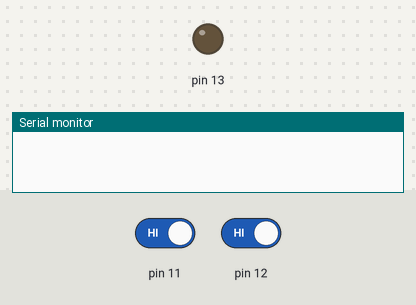
The sketch below on a simulated Arduino Uno, built with avr-gcc and run on an emulated ATmega328P. Shown: output pins drawn as LEDs (lit = HIGH), the last lines printed to the serial monitor. The test bench sets the inputs (shaded band); at power-on: pin 11 HIGH, pin 12 HIGH.

Above: at 1.2 s.
1.3 s: pin 11 driven LOW and pin 12 driven LOW
At 2.3 s:
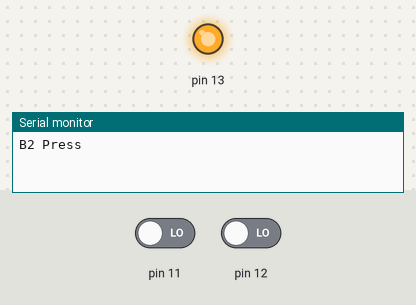
Timing chart, 0 to 4.3 s (numbered marks = the images above; inputs shaded):
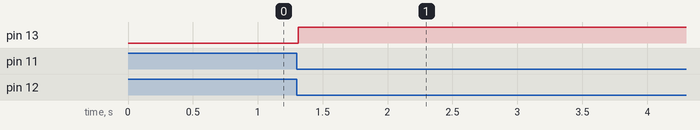

Measured:
- after the input at 1.3 s, pin 13: LOW → HIGH at once

The sketch:

2_button_project.ino
```cpp
// Code Purpose: The code is supposed to read 2 buttons actively and one button controls the functionality of the other button which can toggle
//the led. B1 allows B2 to control the LED. In a off or on state. Here we will use timer, and GPIO basics.


/* Order of things:
flags:
1) B1 state
2) B2 state

NOTE: B1 -> Master button, PORTB3
      B2 -> Slave button, PORTB4
      LED -> PORTB5

Single time execution parts of the program:
1) Timer setup for firing the ISR for compare match , every 1ms.
2) Setting up inputs and outputs.

Multiple time execution parts of the program:
1) ISR - state maintanance.
2) Main loop - state flags consumer and toggles the control flag, and the other if statement checks the control flag and the button press
and toggles the LED.

*/

#define tccr0a *((volatile byte*) 0x44)
#define tccr0b *((volatile byte*) 0x45)
#define timsk0 *((volatile byte*) 0x6E)
#define prr *((volatile byte*) 0x64)
#define ocr0a *((volatile byte*) 0x47)
#define tcnt0 *((volatile byte*) 0x46)
#define tifr0 *((volatile byte*) 0x35)
#define portb *((volatile byte*) 0x25)
#define pinb *((volatile byte*) 0x23)
#define ddrb *((volatile byte*) 0x24)
#define timsk0 *((volatile byte*) 0x6E)


volatile uint8_t b1 = 0;
volatile uint8_t b2 = 0;
volatile uint8_t b1_press = 0;
volatile uint8_t b2_press = 0;
volatile uint8_t control = 0;


void timer_setup(){
  //step1: disabling timer
  prr &= ~(1<<5);

  //configuring timer0 to ctc mode , setting WGM bits to 0-1-0
  tccr0b &= ~(1<<3);
  tccr0a |= (1<<1);
  tccr0a &= ~(1<<0);


  //setting prescaler: using cs2:0 bits to 64.

  tccr0b &= ~(1<<2);
  tccr0b |= (1<<1);
  tccr0b |= (1<<0);

  //enabling interrupt for ocf0a

  timsk0 |= (1<<1);

  //reset tcnt0 and initializing ocr0a to 250

  tcnt0 = 0;
  ocr0a = 250;
}


ISR(TIMER0_COMPA_vect){
  static int b1_last_state = 1;
  static int b1_last_stable_state = 1;
  static int b2_last_state = 1;
  static int b2_last_stable_state = 1;
  int b1_raw = pinb & (1 << 3) ? 1 : 0; // will return 1 always, if return 0, then contact.
  int b2_raw = pinb & (1 << 4) ? 1 : 0; // will return 1 always, if return 0, then contact.
  static int count_b1 = 0;
  static int count_b2 = 0;

  if(b1_raw != b1_last_state){
    //change occured
    count_b1 = 0;
    b1_last_state = b1_raw;
  }
  else if(b1_raw == b1_last_state){
    count_b1++;
    if(count_b1==10 && (b1_last_stable_state != b1_raw) ){
      if(b1_raw == 0 && b1_last_stable_state == 1){ // condition for press, because we can only count press, not release.
        b1_press = 1; //set press event flag.
      }b1_last_stable_state = b1_raw;
    }
  }


  if(b2_raw != b2_last_state){
    //change occured
    count_b2 = 0;
    b2_last_state = b2_raw;
  }
  else if(b2_raw == b2_last_state){
    count_b2++;
    if(count_b2==10 && (b2_last_stable_state != b2_raw)) //this condition signifies if a press or release happened )
    {
      //since last_stable_state has to change, for the flag.
      if(b2_raw == 0 && b2_last_stable_state == 1){ // condition for press, because we can only count press, not release.
        b2_press = 1; //set press event flag.
      }
      b2_last_stable_state = b2_raw;
    }
  }
}


void setup() {
  Serial.begin(9600);
  timer_setup();
  //setting the data ddirection for the buttons and the led
  ddrb &= ~(1<<4);
  ddrb &= ~(1<<3);
  portb |= (1<<3); //
  portb |= (1<<4);
  ddrb |= (1<<5);
}

void loop() {
  if(b1_press){
    control ^= 1;
    b1_press = 0;

  }
  if(control){
    if(b2_press){
      portb ^= (1<<5);
      b2_press = 0;
      Serial.println("B2 Press");
    }
  }


}
```
